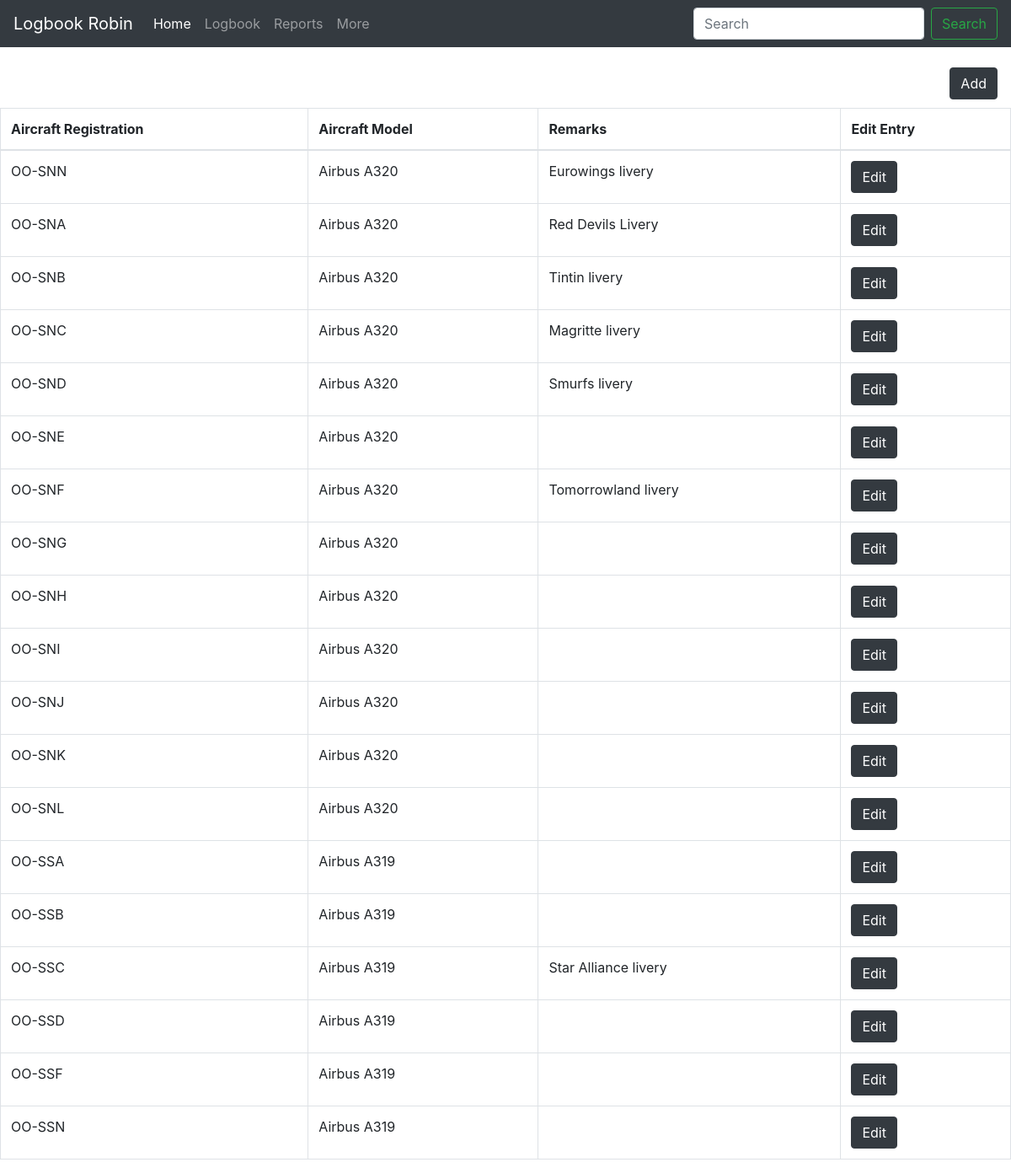
The page /logbook/aircraft/ on the database its author committed.
### main/models.py (models this page shows, shortened)
class Aircraft(models.Model):
    aircraft_id = models.CharField(max_length=50)
    aircraft_type = models.CharField(max_length=50)
    notes = models.CharField(max_length=255, blank=True)

### main/views.py (the view)
# urls.py: path('aircraft/', views.aircraft, name="aircraft"),
def aircraft(request):
    all_planes = Aircraft.objects.all()
    return render(request, "logs/aircraft.html", {"all_planes": all_planes})

### main/templates/logs/aircraft.html
{% extends 'base.html' %}
{% block content %}
<table class="table table-bordered table-hover">
        <thead>
        <br>
            <a class="btn btn-dark float-right" style="margin-right:16px" href="{% url 'logbook:add_aircraft' %}" role="button">Add</a>
        <br>
        <br>
            <tr>
                <th>Aircraft Registration</th>
                <th>Aircraft Model</th>
                <th>Remarks</th>
                <th>Edit Entry</th>
            </tr>
        </thead>
        <tbody>
            {% for entries in all_planes %}
                <tr>
                    <td>{{entries.aircraft_id}}</td>
                    <td>{{entries.aircraft_type}}</td>
                    <td>{{entries.notes}}</td>
                    <td><a class="btn btn-dark" href="{% url 'logbook:edit_aircraft' entries.id %}" role="button">Edit</a></td>
                </tr>
            {% endfor %}
        </tbody>
</table>
{% endblock %}

### rows shown on the page
Aircraft: aircraft_id "OO-SNN", aircraft_type "Airbus A320", notes "Eurowings livery"
Aircraft: aircraft_id "OO-SNA", aircraft_type "Airbus A320", notes "Red Devils Livery"
Aircraft: aircraft_id "OO-SNB", aircraft_type "Airbus A320", notes "Tintin livery"
Aircraft: aircraft_id "OO-SNC", aircraft_type "Airbus A320", notes "Magritte livery"
Aircraft: aircraft_id "OO-SND", aircraft_type "Airbus A320", notes "Smurfs livery"
Aircraft: aircraft_id "OO-SNE", aircraft_type "Airbus A320"
Aircraft: aircraft_id "OO-SNF", aircraft_type "Airbus A320", notes "Tomorrowland livery"
Aircraft: aircraft_id "OO-SNG", aircraft_type "Airbus A320"
Aircraft: aircraft_id "OO-SNH", aircraft_type "Airbus A320"
Aircraft: aircraft_id "OO-SNI", aircraft_type "Airbus A320"
Aircraft: aircraft_id "OO-SNJ", aircraft_type "Airbus A320"
Aircraft: aircraft_id "OO-SNK", aircraft_type "Airbus A320"
Aircraft: aircraft_id "OO-SNL", aircraft_type "Airbus A320"
Aircraft: aircraft_id "OO-SSA", aircraft_type "Airbus A319"
Aircraft: aircraft_id "OO-SSB", aircraft_type "Airbus A319"
Aircraft: aircraft_id "OO-SSC", aircraft_type "Airbus A319", notes "Star Alliance livery"
Aircraft: aircraft_id "OO-SSD", aircraft_type "Airbus A319"
Aircraft: aircraft_id "OO-SSF", aircraft_type "Airbus A319"
Aircraft: aircraft_id "OO-SSN", aircraft_type "Airbus A319"
